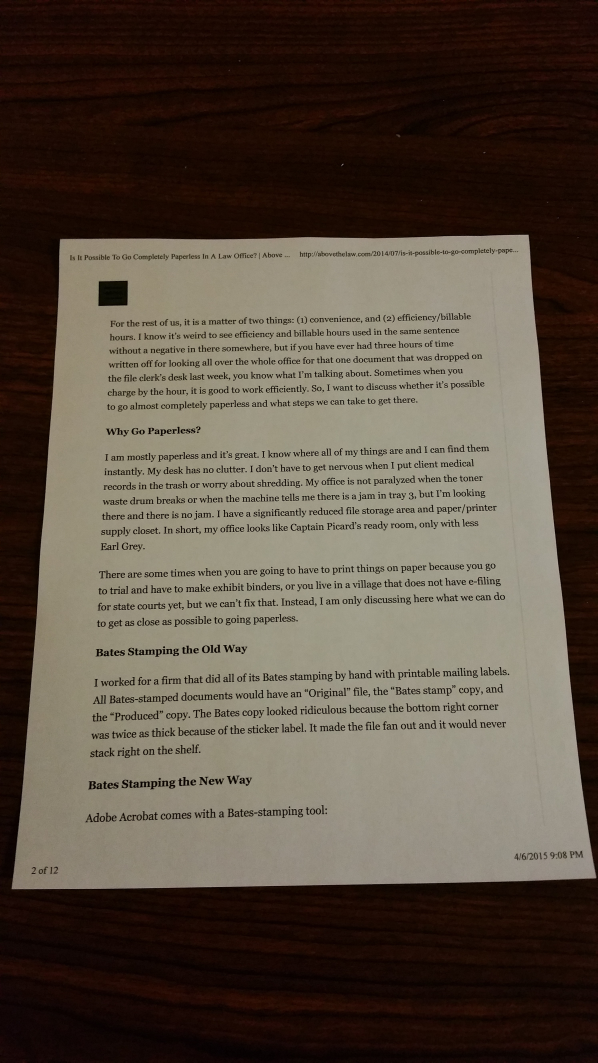
#> input picture Document Scanner/doc18.jpg, 2988 x 5312 px (shown at 1/5 size)
$ python scanner.py
#> lines starting #> are read from the running program, lines starting #| are printed output that depends on the picture; after the words box and inside, x2 and y2 are one past the last pixel; in counts of white or black regions, pixels touching at a corner belong together
import cv2

import numpy as np

read_img = cv2.imread("doc18.jpg")
#> read_img is the input picture: shape (5312, 2988, 3); mean B, G, R 66.8, 78.9, 90.4

if read_img.shape[0] > read_img.shape[1]:

    img_width = 2480

    img_height = 3508

elif read_img.shape[0] < read_img.shape[1]:

    img_width = 3508

    img_height = 2480


def pre_process(image):

    img_gy = cv2.cvtColor(image, cv2.COLOR_BGR2GRAY)

    img_br = cv2.GaussianBlur(img_gy, (5, 5), 3)

    img_cy = cv2.Canny(img_br,100,200)

    kernel = np.ones((4, 4))

    img_di = cv2.dilate(img_cy, kernel, iterations=2)

    img_th = cv2.erode(img_di, kernel, iterations=1)

    return img_th


def counters(image):

    biggest_cnt = np.array([])

    max_area = 0

    contours, hierarchy = cv2.findContours(image, cv2.RETR_EXTERNAL, cv2.CHAIN_APPROX_SIMPLE)

    for cnt in contours:

        area = cv2.contourArea(cnt)

        if area > 2000:

            pm = cv2.arcLength(cnt, True)

            corner = cv2.approxPolyDP(cnt, 0.02*pm, True)

            if area > max_area and len(corner) == 4:

                biggest_cnt = corner

                max_area = area

    t = cv2.drawContours(img_cnt, biggest_cnt, -1, (0, 0, 255), 150)

    return biggest_cnt


def reorder(c_pts):

    c_pts = c_pts.reshape((4, 2))

    new_c_pts = np.zeros((4, 1, 2), np.int32)

    add = c_pts.sum(1)

    new_c_pts[0] = c_pts[np.argmin(add)]

    new_c_pts[3] = c_pts[np.argmax(add)]

    diff = np.diff(c_pts, axis=1)

    new_c_pts[1] = c_pts[np.argmin(diff)]

    new_c_pts[2] = c_pts[np.argmax(diff)]

    print(new_c_pts)

    return new_c_pts


def warp(image, biggest_cnt):

    biggest_cnt = reorder(biggest_cnt)

    pts1 = np.float32(biggest_cnt)

    pts2 = np.float32([[0, 0], [img_width, 0], [0, img_height], [img_width, img_height]])

    print(pts2)

    matrix = cv2.getPerspectiveTransform(pts1, pts2)

    img_trs = cv2.warpPerspective(image, matrix, (img_width, img_height))

    img_crp = img_trs[40:img_trs.shape[0]-20, 10:img_trs.shape[1]-10]

    return img_crp


img_cnt = read_img.copy()

img_rt1 = pre_process(read_img)
#> in pre_process, `img_cy = cv2.Canny(img_br,100,200)`:
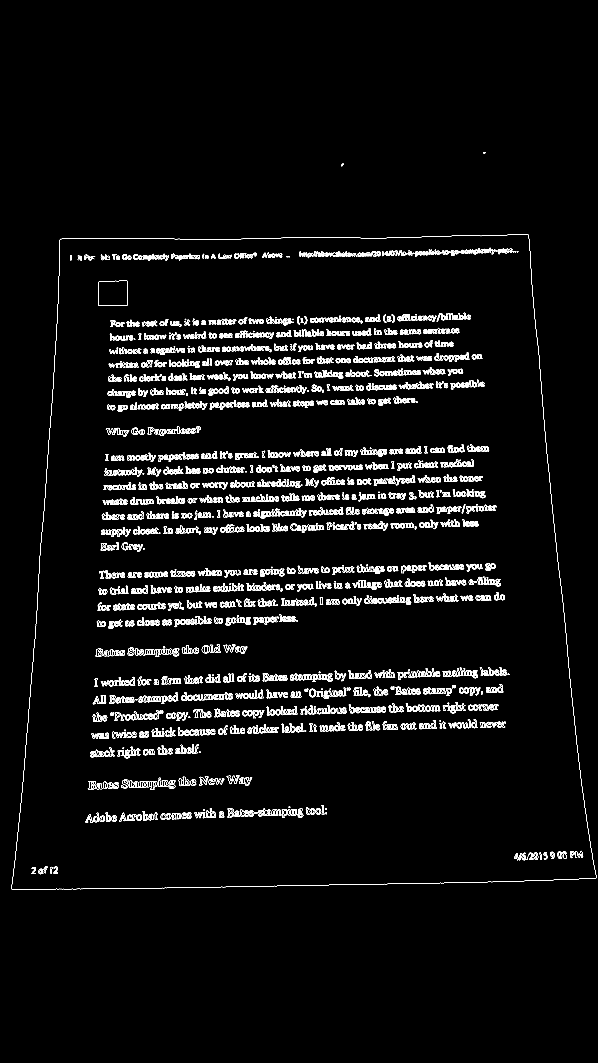
#> img_cy: shape (5312, 2988) (shown at 1/5 size); 1.6% white in thin lines or dots, all inside (x1, y1, x2, y2) = (58, 760, 2982, 4447)
#> in pre_process, `img_di = cv2.dilate(img_cy, kernel, iterations=2)`:
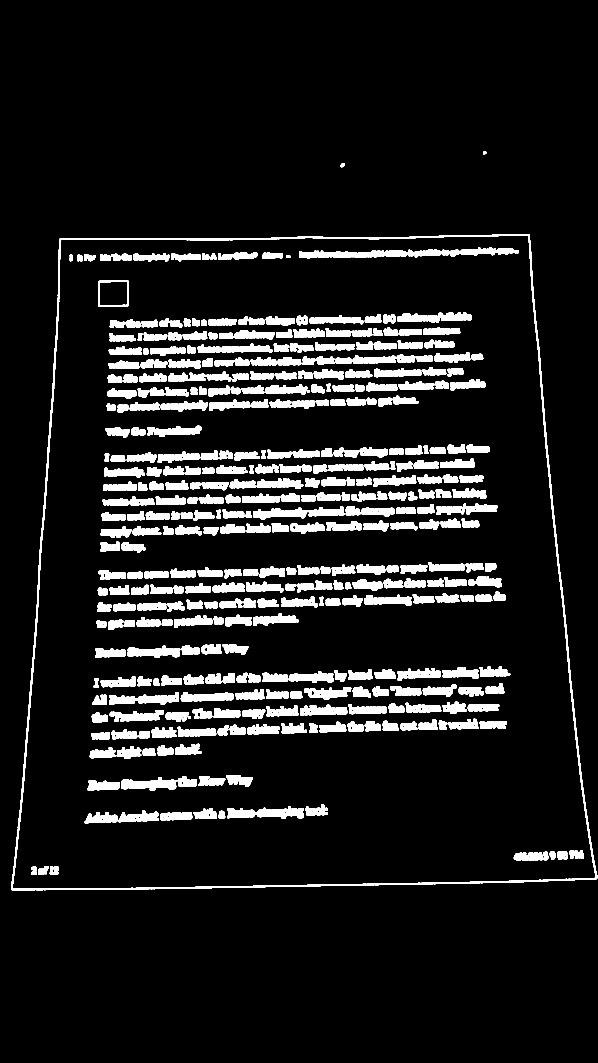
#> img_di: shape (5312, 2988) (shown at 1/5 size); 9.2% white; 409 white regions, largest, box (x1, y1, x2, y2) and area: (56, 1171, 2986, 4451) 87438, (1908, 1237, 2595, 1287) 17390, (1135, 4030, 1520, 4094) 14190
#> in pre_process, `img_th = cv2.erode(img_di, kernel, iterations=1)`:
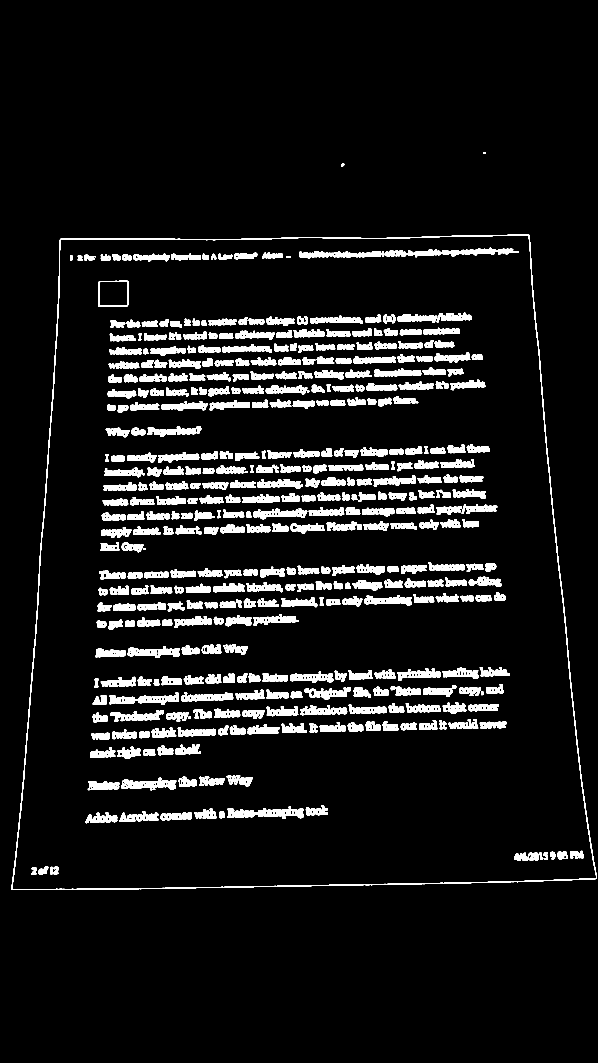
#> img_th: shape (5312, 2988) (shown at 1/5 size); 7.1% white; 416 white regions

big_cnt = counters(img_rt1)
#> in counters, `contours, hierarchy = cv2.findContours(image, cv2.RETR_EXTERNAL, cv2.C..`: contours = 3 contours; box (x1, y1, x2, y2) and area: (58, 1173, 2985, 4450) 8432189, (1705, 818, 1721, 835) 158, (2417, 760, 2430, 770) 94
#> the loop in counters, `for cnt in contours: ` made 3 passes
#> (area, pm, biggest_cnt, max_area) on pass 1: (8432189, 12059.3, [[2645, 1174], [300, 1196], [58, 4448], [2983, 4393]], 8432189)
#> area on passes 2 to 3: 158, 94
#> after the loop in counters, `for cnt in contours:`: max_area = 8432189
#> big_cnt = [[2645, 1174], [300, 1196], [58, 4448], [2983, 4393]]

img_crop = warp(read_img, big_cnt)
#> in reorder, `c_pts = c_pts.reshape((4, 2))`: c_pts has the same summary as big_cnt outside reorder
#> in reorder, `add = c_pts.sum(1)`: add = [3819, 1496, 4506, 7376]
#> in reorder, `diff = np.diff(c_pts, axis=1)`: diff = [-1471, 896, 4390, 1410]
#> in warp, `biggest_cnt = reorder(biggest_cnt)`: biggest_cnt = [[300, 1196], [2645, 1174], [58, 4448], [2983, 4393]]
#> in warp, `pts1 = np.float32(biggest_cnt)`: pts1 has the same summary as biggest_cnt
#> in warp, `matrix = cv2.getPerspectiveTransform(pts1, pts2)`: matrix = [[1.16, 0.086, -449.6], [0.0139, 1.48, -1776.7], [-2.4e-06, 8.39e-05, 1]]
#> in warp, `img_trs = cv2.warpPerspective(image, matrix, (img_width, img_height))`:
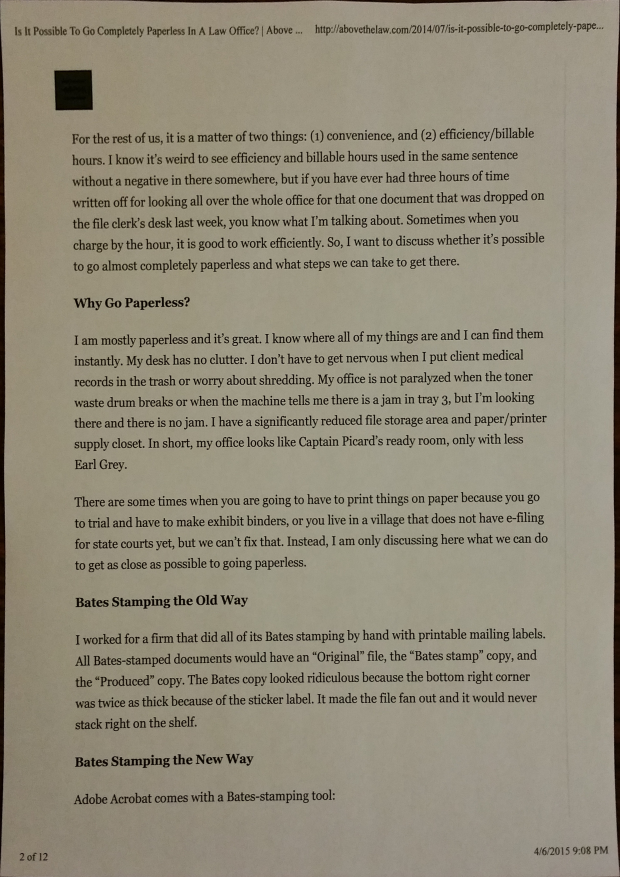
#> img_trs: shape (3508, 2480, 3) (shown at 1/4 size); mean B, G, R 121.4, 138.9, 145.4
#> in warp, `img_crp = img_trs[40:img_trs.shape[0]-20, 10:img_trs.shape[1]-10]`:
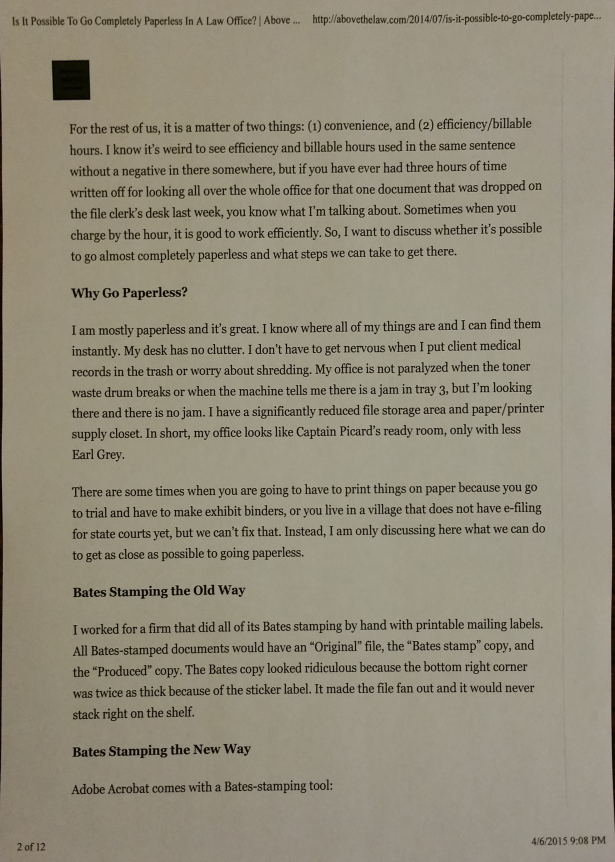
#> img_crp: shape (3448, 2460, 3) (shown at 1/4 size); mean B, G, R 122.4, 140.1, 146.4

img_f_gray = cv2.cvtColor(img_crop, cv2.COLOR_BGR2GRAY)
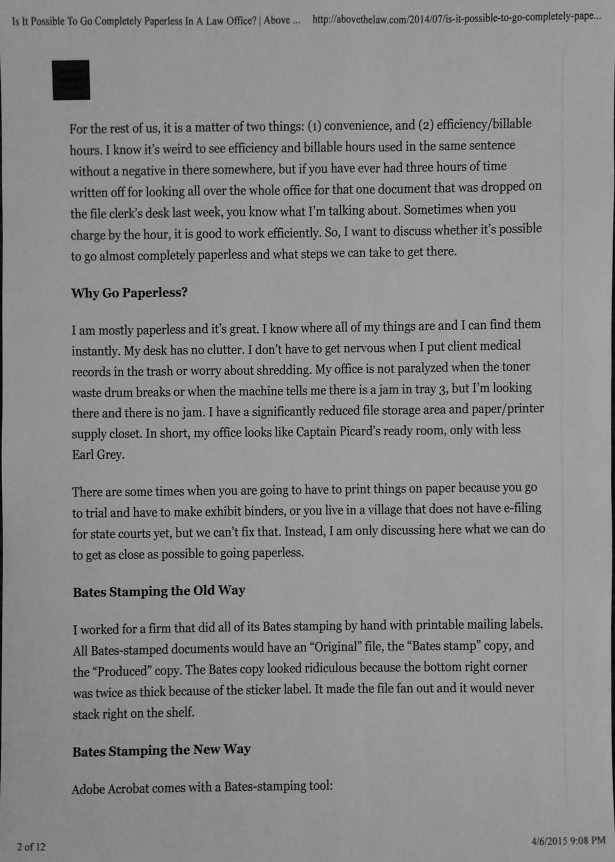
#> img_f_gray: shape (3448, 2460) (shown at 1/4 size); min 0, max 202, mean 139.9

thresh, scan_img = cv2.threshold(img_f_gray, 120, 255, cv2.THRESH_BINARY)
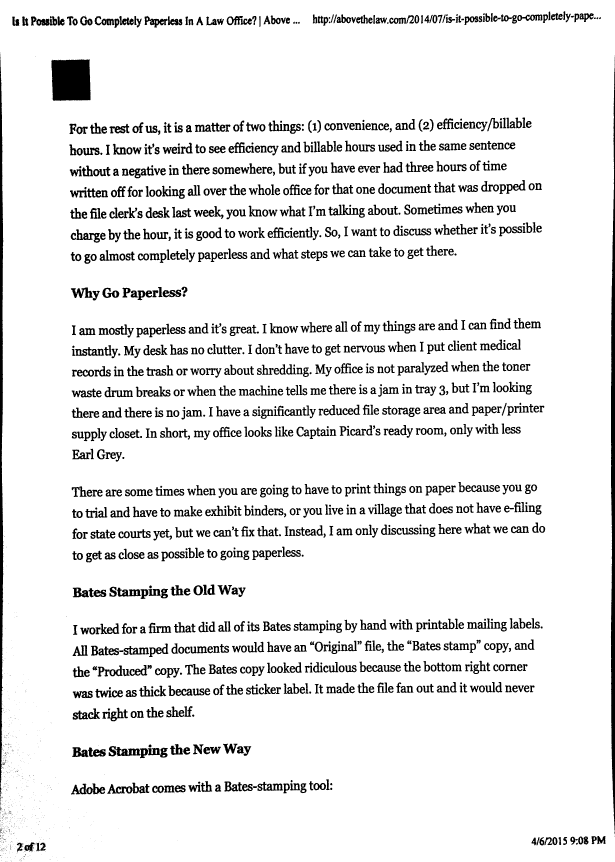
#> scan_img: shape (3448, 2460) (shown at 1/4 size); 91.4% white; 2171 black regions (752 under 20 px), largest, box (x1, y1, x2, y2) and area: (2443, 227, 2460, 3336) 35470, (0, 215, 16, 3204) 27244, (205, 237, 362, 403) 24541

cv2.imwrite("result1.png", scan_img)

cv2.imwrite("result2.png", img_rt1)

cv2.imwrite("result3.png", img_cnt)

cv2.imwrite("result4.png", img_crop)


cv2.waitKey(0)
